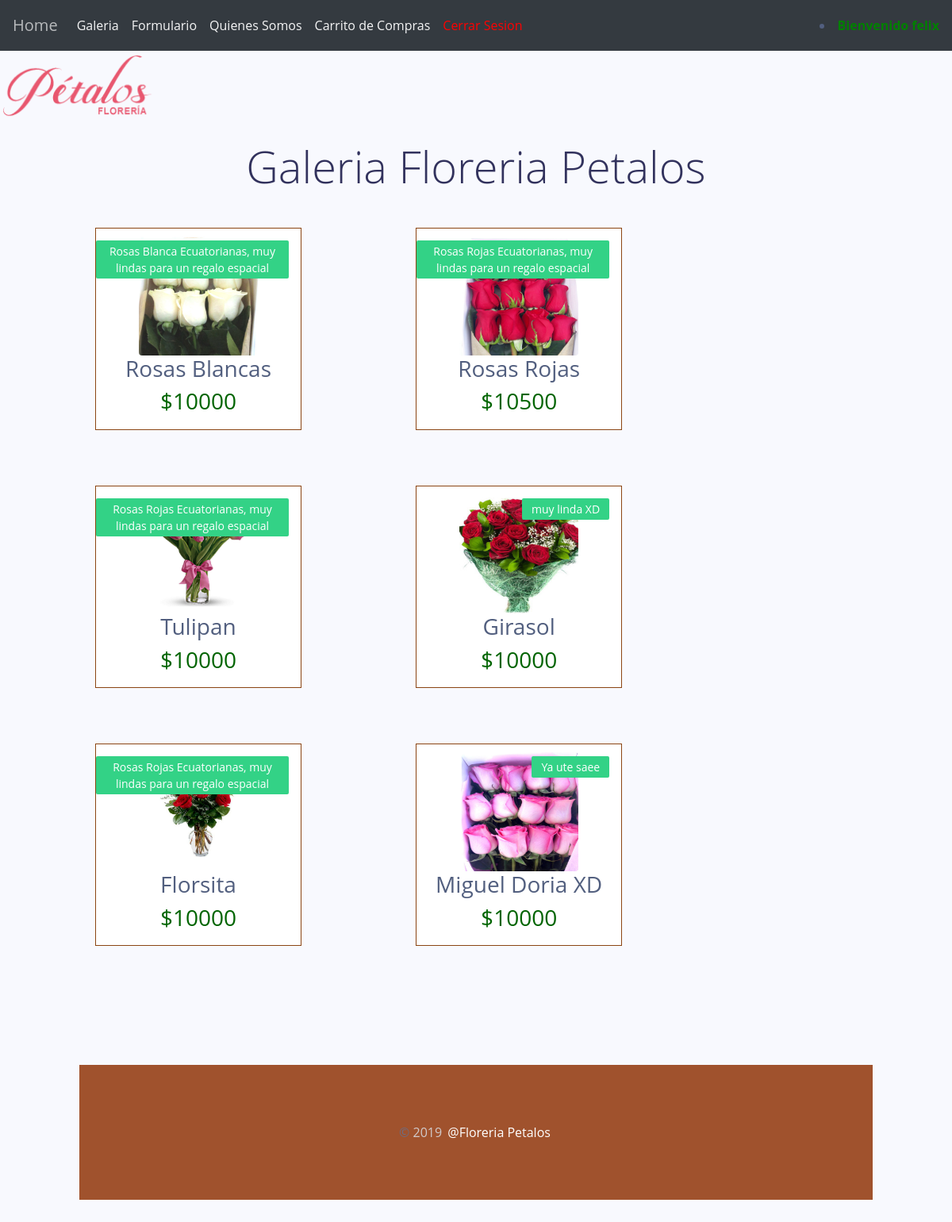
Page /galeria/ (signed in) on the committed database.
### core/models.py (models this page shows, shortened)
class Flores(models.Model):
    imagen=models.ImageField(upload_to="flores",null=True)
    name=models.CharField(max_length=100, primary_key=True)
    precio=models.IntegerField()
    descripcion=models.TextField()
    estado=models.BooleanField()
    stock=models.IntegerField()

### core/views.py (the view)
# urls.py: path('galeria/',galeria,name='GALE'),
@login_required(login_url='/login/')
def galeria(request):
    flor=Flores.objects.all()
    return render(request,'core/galeria.html',{'lista':flor})

### core/templates/core/galeria.html (shortened to what this page needs)
{% extends "core/base.html" %} {% block titulo %} Galeria de Flores - Floreria Petalos {% endblock titulo %} {% load static %} {% block contenido %}
<h1 class="text-center display-4 my-4 ">Galeria Floreria Petalos</h1>
{% for f in lista %}
<div class="col-lg-3 col-md-4 col-sm-6 mix sale rounded" style="display: inline-block; padding: 20px; margin-left: 100px; " data-bound="">
    <div class="single_product" style="border:1px solid saddlebrown; padding-bottom: 10px;">
        <center>
            <div class="product_image" style="padding-top: 10px">
                <img src="{{f.imagen.url}}" style="width:150px; height: 150px; border-image: 2px; text-align: center;" class="rounded">
                <h3>{{f.name}}</h3>
                <div class="new_badge" style="text-align: center;">{{f.descripcion}}</div>
            </div>
        </center>
        <div class="product_btm_text" style="text-align: center;">
            <h3 class="price" style="color:darkgreen; size: 50pxpx;">${{f.precio}}</h3>
        </div>
    </div>
</div>
{% endfor %} {% endblock contenido %}

### core/static/core/css/estilos.css (style rules this page uses)
body { font-family: 'Roboto'; font-size: 16px; }
.mix { display: none; }
.single_product { text-align: center; overflow: hidden; margin-bottom: 30px; border: 1px solid rgba(0, 0, 0, 0.02); padding-bottom: 20px; background: #fff; transition: .5s; }
.product_image { overflow: hidden; position: relative; }
.product_image img { width: 100%; height: auto; transition: all 1.5s ease 0s; }
.new_badge { display: inline-block; background: #33d286; color: #fff; padding: 3px 12px; font-size: 14px; position: absolute; top: 15px; right: 15px; border-radius: 2px; }
:root { --blue: #5e72e4; --indigo: #5603ad; --purple: #8965e0; --pink: #f3a4b5; --red: #f5365c; --orange: #fb6340; --yellow: #ffd600; --green: #2dce89; --teal: #11cdef; --cyan: #2bffc6; --white: #fff; --gray: #8898aa; --gray-dark: #32325d; --light: #ced4da; --lighter: #e9ecef; --primary: #5e72e4; --secondary: #f7fafc; --success: #2dce89; --info: #11cdef; --warning: #fb6340; --danger: #f5365c; --light: #adb5bd; --dark: #212529; --default: #172b4d; --white: #fff; --neutral: #fff; --darker: black; --breakpoint-xs: 0; --breakpoint-sm: 576px; --breakpoint-md: 768px; --breakpoint-lg: 992px; --breakpoint-xl: 1200px; --font-family-sans-serif: Open Sans, sans-serif; --font-family-monospace: SFMono-Regular, Menlo, Monaco, Consolas, 'Liberation Mono', 'Courier New', monospace; }
*, *::before, *::after { box-sizing: border-box; }
html { font-family: sans-serif; line-height: 1.15; -webkit-text-size-adjust: 100%; -ms-text-size-adjust: 100%; -ms-overflow-style: scrollbar; -webkit-tap-highlight-color: rgba(0, 0, 0, 0); }
body { font-family: Open Sans, sans-serif; font-size: 1rem; font-weight: 400; line-height: 1.5; margin: 0; text-align: left; color: #525f7f; background-color: #f8f9fe; }
h1 { margin-top: 0; margin-bottom: .5rem; }
img { vertical-align: middle; border-style: none; }
h1, .h1 { font-family: inherit; font-weight: 600; line-height: 1.5; margin-bottom: .5rem; color: #32325d; }
h1, .h1 { font-size: 1.625rem; }
.my-4 { margin-top: 1.5rem !important; }
.mb-4, .my-4 { margin-bottom: 1.5rem !important; }
.text-center { text-align: center !important; }

### rows in the picture
Flores: imagen (picture), name "Rosas Blancas", descripcion "Rosas Blanca Ecuatorianas, muy lindas para un regalo espacial", precio "10000"
Flores: imagen (picture), name "Rosas Rojas", descripcion "Rosas Rojas Ecuatorianas, muy lindas para un regalo espacial", precio "10500"
Flores: imagen (picture), name "Tulipan", descripcion "Rosas Rojas Ecuatorianas, muy lindas para un regalo espacial", precio "10000"
Flores: imagen (picture), name "Girasol", descripcion "muy linda XD", precio "10000"
Flores: imagen (picture), name "Florsita", descripcion "Rosas Rojas Ecuatorianas, muy lindas para un regalo espacial", precio "10000"
Flores: imagen (picture), name "Miguel Doria XD", descripcion "Ya ute saee", precio "10000"
